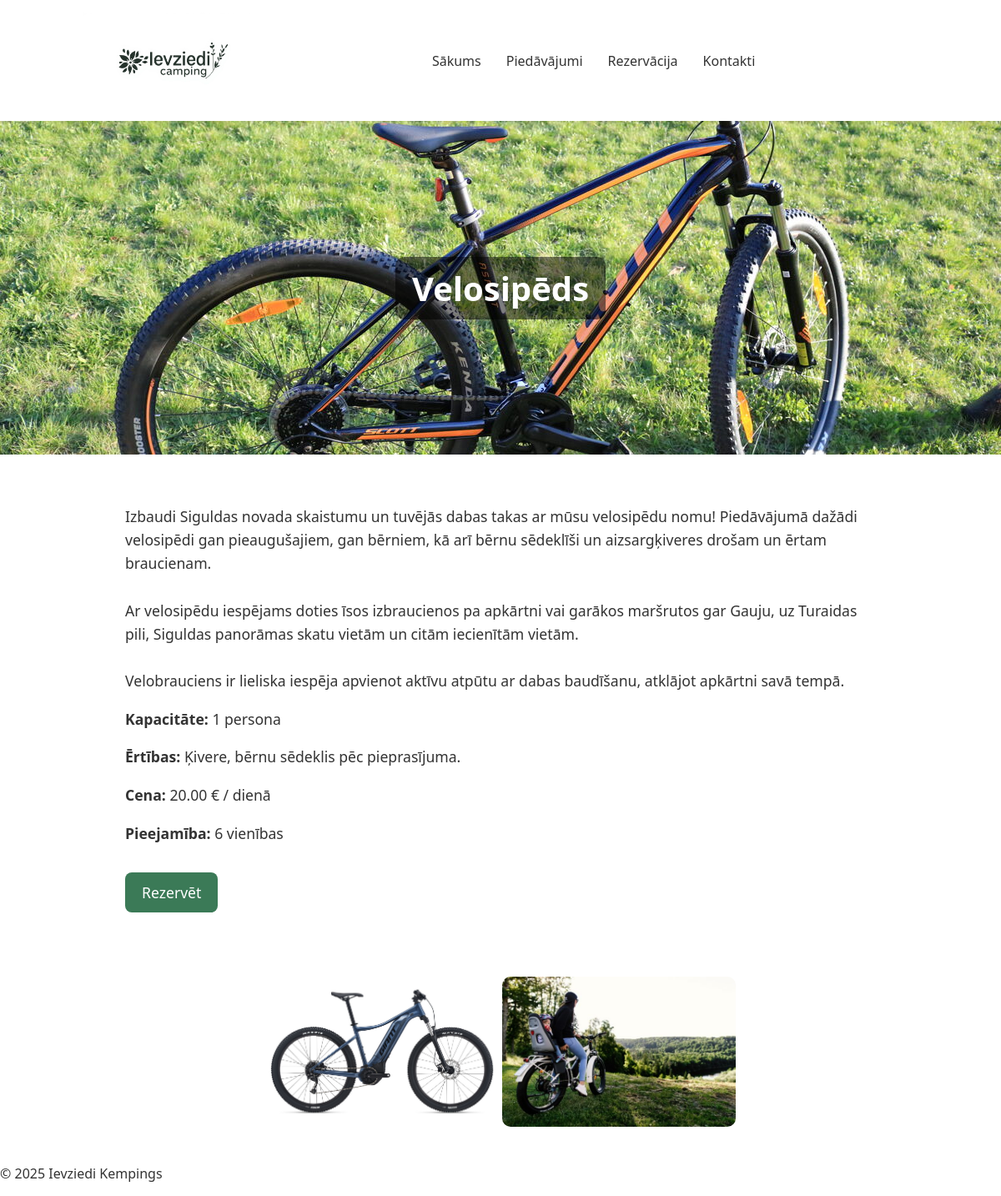
Page /pages/product_detail.php?id=6 on the committed database.
### tables this page shows
CREATE TABLE `products` (
  `id` int(11) NOT NULL,
  `name` varchar(100) NOT NULL,
  `category_id` int(11) NOT NULL,
  `description` longtext DEFAULT NULL,
  `short_description` text DEFAULT NULL,
  `price_per_day` decimal(10,2) DEFAULT NULL,
  `main_image` varchar(255) DEFAULT NULL,
  `gallery_images` text DEFAULT NULL,
  `available_units` int(11) NOT NULL DEFAULT 1,
  `capacity` varchar(100) DEFAULT NULL,
  `facilities` text DEFAULT NULL,
  `is_routable` tinyint(1) NOT NULL DEFAULT 0,
  `status_id` int(11) NOT NULL
);

### pages/product_detail.php (the view, shortened to what this page needs)
<?php
include '../connect/db_connect.php';
include '../includes/header.php';
?>
<!DOCTYPE html>
<html lang="lv">
<head>
  <link rel="stylesheet" href="../css/style.css">
</head>
<body>
<main class="product-page">
<?php
if (!isset($_GET['id'])) {
    echo "<p>Kļūda — produkta ID nav norādīts.</p>";
} else {
    $id = (int)$_GET['id'];
    $stmt = $conn->prepare("SELECT * FROM products WHERE id = ?");
    $stmt->bind_param("i", $id);
    $stmt->execute();
    $res = $stmt->get_result();
    if ($res && $res->num_rows > 0) {
        $product = $res->fetch_assoc();
        $hero = !empty($product['main_image']) ? $product['main_image'] : ( !empty($product['image']) ? $product['image'] : 'images/default.jpg' );
        echo "<section class='product-hero' style='background-image: url(../" . htmlspecialchars($hero) . ");'>";
        echo "<div class='overlay'><h1>" . htmlspecialchars($product['name']) . "</h1></div>";
        echo "</section>";
        echo "<section class='product-info'>";
        echo "<div class='container'>";
        echo "<div class='product-description'>" . nl2br(htmlspecialchars($product['description'])) . "</div>";
        echo "<div class='product-meta'>";
        if (!empty($product['capacity'])) echo "<p><strong>Kapacitāte:</strong> " . htmlspecialchars($product['capacity']) . "</p>";
        if (!empty($product['facilities'])) echo "<p><strong>Ērtības:</strong> " . nl2br(htmlspecialchars($product['facilities'])) . "</p>";
        if (!empty($product['price_per_day'])) echo "<p><strong>Cena:</strong> " . htmlspecialchars($product['price_per_day']) . " € / dienā</p>";
        if (!empty($product['available_units'])) echo "<p><strong>Pieejamība:</strong> " . (int)$product['available_units'] . " vienības</p>";
        echo "</div>";
        echo "<p><a class='btn' href='booking.php?product_id=" . (int)$product['id'] . "'>Rezervēt</a></p>";
        echo "</div>";
        echo "</section>";
        if (!empty($product['gallery_images'])) {
            $images = array_map('trim', explode(',', $product['gallery_images']));
            echo "<section class='product-gallery'><div class='container'>";
            foreach ($images as $img) {
                echo "<img src='../" . htmlspecialchars($img) . "' alt=''> ";
            }
            echo "</div></section>";
        }
    } else {
        echo "<p>Produkts nav atrasts.</p>";
    }
}
?>
</main>
<?php include '../includes/footer.php'; ?>
</body>
</html>

### css/style.css (style rules this page uses)
body { margin: 0; font-family: "Segoe UI", sans-serif; color: #333; }
.btn { display: inline-block; padding: 10px 20px; background: #4caf50; color: #fff; border-radius: 6px; text-decoration: none; transition: background 0.2s; }
.product-hero { background-size: cover; background-position: center; height: 400px; display: flex; align-items: center; justify-content: center; }
.product-hero h1 { color: white; font-size: 2.5rem; background-color: rgba(0,0,0,0.5); padding: 10px 20px; border-radius: 10px; }
.product-info { max-width: 900px; margin: 40px auto; padding: 20px; font-size: 1.1rem; line-height: 1.6; }
.product-gallery { display: flex; flex-wrap: wrap; gap: 10px; justify-content: center; margin: 40px auto; max-width: 900px; }
.product-gallery img { width: 280px; height: 180px; object-fit: cover; border-radius: 10px; }
.btn { display: inline-block; background-color: #3b7a57; color: white; padding: 10px 20px; text-decoration: none; border-radius: 8px; margin-top: 15px; transition: 0.3s; }

### rows in the picture
products: main_image (picture), name "Velosipēds", description "Izbaudi Siguldas novada skaistumu un tuvējās dabas takas ar mūsu velosipēdu nomu! Piedāvājumā dažādi velosipēdi gan pieaugušajiem, gan bērniem, kā arī bērnu sēdeklīši un aizsargķiveres drošam un ērtam braucienam. Ar velosipēdu iespējams doties īsos izbraucienos pa apkārtni vai garākos maršrutos gar Gauju, uz Turaidas pili, Siguldas panorāmas skatu vietām un citām iecienītām vietām. Velobrauciens ir lieliska iespēja apvienot aktīvu atpūtu ar dabas baudīšanu, atklājot apkārtni savā tempā.", capacity "1 persona", facilities "Ķivere, bērnu sēdeklis pēc pieprasījuma.", price_per_day "20.00", available_units "6", gallery_images (picture)
